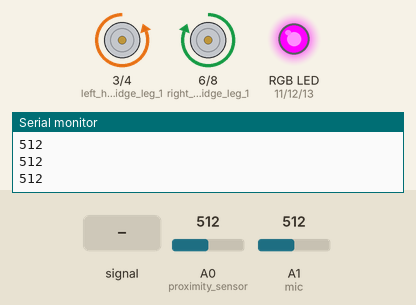
Bench run of a sketch on a simulated Arduino Uno, built with avr-gcc and run on an emulated ATmega328P. Parts: motor-driver pin pairs drawn as motors (green arrow = first pin HIGH = forward, orange = second pin HIGH = backward, longer = more drive, scaled by the enable pin), an RGB LED mixed from three pins (HIGH = lit), the last lines printed to the serial monitor. Inputs (shaded band) come from the test bench; at power-on: A0 (proximity_sensor) = 512, A1 (mic) = 512.

Above: at 1.2 s.
1.3 s: A0 (proximity_sensor) set to 942
2.8 s: A0 (proximity_sensor) set to 964
At 3.8 s:
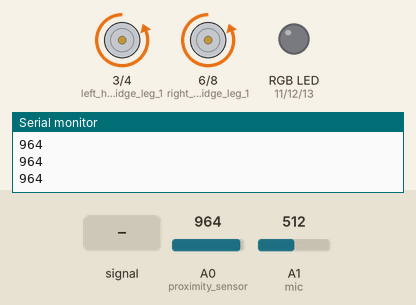
4.4 s: A1 (mic) fed a 2 Hz sine of ±306 counts around its level
At 4.9 s:
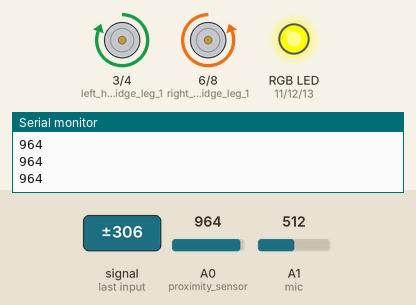
7.4 s: A1 (mic) fed a 200 Hz sine of ±255 counts around its level
At 9.3 s:
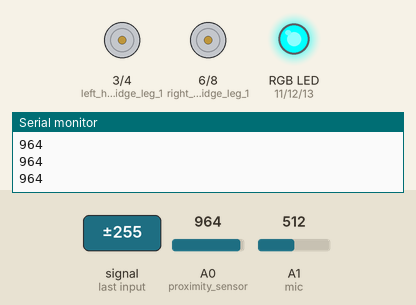
10.0 s: A0 (proximity_sensor) set to 940
At 12.9 s:
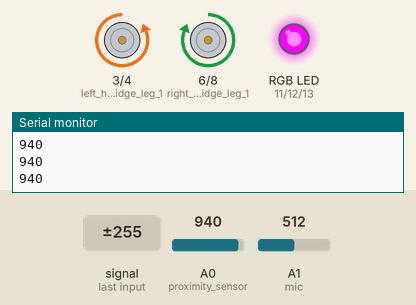
13.0 s: A0 (proximity_sensor) set to 960
At 14.0 s:
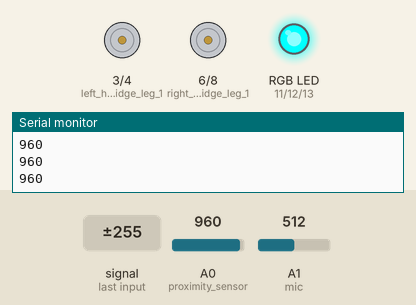
Timing chart, 0 to 15.6 s (numbered marks = the images above; inputs shaded):
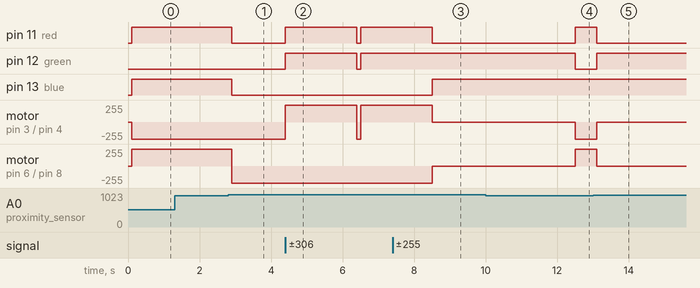

The sketch:

arduimeow.ino
```cpp
int prox; // the value of the proximity sensor
int sound; // the value of the mic
int vol; // how loud the mic is

int caughtCount = 0;
int fearCount = 0;

int state = 0; // default (0), near (1), fear (2), and caught (3)
String stateName[] = {"default", "near", "fear", "caught"};

void setup() {
  // start the serial monitor, set output and input pins
  Serial.begin(9600);
  pinMode(A0, INPUT); // proximity sensor
  pinMode(A1, INPUT); // mic

  pinMode(11, OUTPUT); // red
  pinMode(12, OUTPUT); // green
  pinMode(13, OUTPUT); // blue

  pinMode(3, OUTPUT); // left h-bridge leg 1
  pinMode(4, OUTPUT); // left h-bridge leg 2
  pinMode(5, OUTPUT); // left h-bridge enable

  pinMode(6, OUTPUT); // right h-bridge leg 1
  pinMode(8, OUTPUT); // right h-bridge leg 2
  pinMode(9, OUTPUT); // right h-bridge enable

  digitalWrite(5, HIGH);
  digitalWrite(9, HIGH);
}

void loop() {
  // read the proximity sensor
  prox = analogRead(A0);

  // code for the mic
  long start = millis(); // start time
  int max = 0;
  int min = 1024;

  // collect data
  while (millis() - start < 100){
    sound = analogRead(1);
    if (sound < 1024){
      if (sound > max){
        max = sound; // keep max vals
      }
      else if (sound < min){
        min = sound; // keep min vals
      }
    }
  }
  vol = max - min; // find the amplitude

  // state change code
  if (caughtCount > 0){
    state = 3;
  }
  else if (prox < 950){
    state = 1; // set to near state
  }
  else if (fearCount > 0){
    state = 2;
  }
  else if (vol > 400 && caughtCount == 0){
    state = 3;
    caughtCount = 40; // * 100 = 4000 ms because of the mic while loop
  }
  else if (vol > 200 && fearCount == 0){
    state = 2; // set to fear state
    fearCount = 20; // * 100 = 2000 ms because of the mic while loop
  }
  else{
    state = 0; // return to default state
  }


  if (caughtCount > 0){
    caughtCount -= 1;
  }
  if (fearCount > 0){
    fearCount -= 1;
  }

  //Serial.println(stateName[state]);
  Serial.println(prox);

  // write to LED and motors. for some reason I couldn't get the LED
  // to work with the anode connected to ground - maybe this LED was
  // a shared cathode instead? I got it from a mixed bin. At any rate,
  // the pin that isn't RGB is connected to 5V, not ground.
  if (state == 0){ // default
    // white
    digitalWrite(11, LOW);
    digitalWrite(12, LOW);
    digitalWrite(13, LOW);

    // left motor forward
    digitalWrite(3, LOW);
    digitalWrite(4, HIGH);
    // right motor forward
    digitalWrite(6, LOW);
    digitalWrite(8, HIGH);
  }
  else if (state == 1){ // near
    digitalWrite(11, HIGH);
    digitalWrite(12, LOW);
    digitalWrite(13, HIGH);

    // left motor forward
    digitalWrite(3, LOW);
    digitalWrite(4, HIGH);
    // right motor backward
    digitalWrite(6, HIGH);
    digitalWrite(8, LOW);
  }
  else if (state == 2){ // fear
    digitalWrite(11, HIGH);
    digitalWrite(12, HIGH);
    digitalWrite(13, LOW);

    // left motor backward
    digitalWrite(3, HIGH);
    digitalWrite(4, LOW);
    // right motor forward
    digitalWrite(6, LOW);
    digitalWrite(8, HIGH);
  }
  else if (state == 3){ // caught
    digitalWrite(11, LOW);
    digitalWrite(12, HIGH);
    digitalWrite(13, HIGH);

    // left motor off
    digitalWrite(3, LOW);
    digitalWrite(4, LOW);
    // right motor off
    digitalWrite(6, LOW);
    digitalWrite(8, LOW);
  }
}
```

Measured:
- the behaviour switches between 949 and 950 on A0 (proximity_sensor) (found by bisection; images 0 and 1)
- after the input at 2.8 s, pin 11 (red), pin 13 (blue): HIGH → LOW after 0.10 s; motor on pin 6 (right_h-bridge_leg_1) / pin 8 (right_h-bridge_leg_2): forward 255/255 → backward 255/255 after 0.10 s
- after the input at 4.4 s, pin 11 (red), pin 12 (green): LOW → HIGH at once, → LOW 2.0 s later, → HIGH 0.10 s later; motor on pin 3 (left_h-bridge_leg_1) / pin 4 (left_h-bridge_leg_2): backward 255/255 → forward 255/255 at once, → backward 255/255 2.0 s later, → forward 255/255 0.10 s later
- after the input at 7.4 s, pin 11 (red): HIGH → LOW after 1.1 s; pin 13 (blue): LOW → HIGH after 1.1 s; motor on pin 3 (left_h-bridge_leg_1) / pin 4 (left_h-bridge_leg_2): forward 255/255 → stopped after 1.1 s; motor on pin 6 (right_h-bridge_leg_1) / pin 8 (right_h-bridge_leg_2): backward 255/255 → stopped after 1.1 s
- after the input at 10.0 s, pin 11 (red): LOW → HIGH after 2.5 s; pin 12 (green): HIGH → LOW after 2.5 s; motor on pin 3 (left_h-bridge_leg_1) / pin 4 (left_h-bridge_leg_2): stopped → backward 255/255 after 2.5 s; motor on pin 6 (right_h-bridge_leg_1) / pin 8 (right_h-bridge_leg_2): stopped → forward 255/255 after 2.5 s
- after the input at 13.0 s, pin 11 (red): HIGH → LOW after 0.10 s; pin 12 (green): LOW → HIGH after 0.10 s; motor on pin 3 (left_h-bridge_leg_1) / pin 4 (left_h-bridge_leg_2): backward 255/255 → stopped after 0.10 s; motor on pin 6 (right_h-bridge_leg_1) / pin 8 (right_h-bridge_leg_2): forward 255/255 → stopped after 0.10 s
